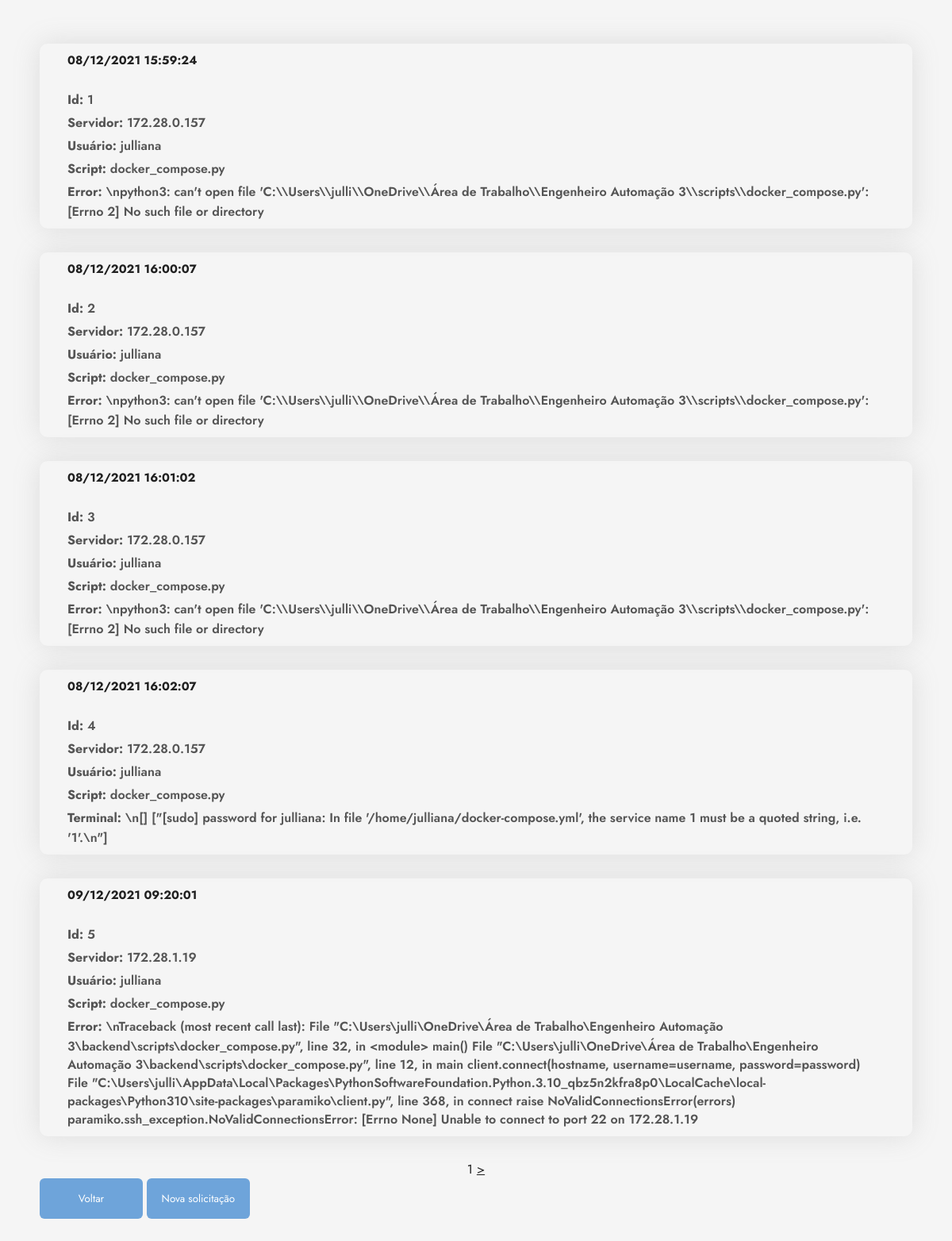
Page /backend/historico/ (signed in) on the committed database.
### backend/models.py (models this page shows, shortened)
class Historico(models.Model):
    servidor = models.CharField(max_length=50)
    usuario = models.CharField(max_length=50)
    script = models.CharField(max_length=50)
    terminal = models.CharField(max_length=5000)
    data = models.DateTimeField()
    error = models.CharField(max_length=5000)

### backend/views.py (the view)
# urls.py: path('historico/', views.ListaHistorico.as_view()),
class ListaHistorico(generics.ListAPIView):
    queryset = Historico.objects.all()
    serializer_class = HistoricoSerializer
    authentication_classes = [SessionAuthentication, BasicAuthentication]
    permission_classes = [IsAuthenticated]
    def list(self, request, *args, **kwargs):
        queryset = self.get_queryset()
        serializer = HistoricoSerializer(queryset, many=True)
        lista = serializer.data
        for i in lista:
            data = i['data'].replace('T', ' ')
            data = re.sub(r"[a-zA-Z]", "", data)
            data = datetime.fromisoformat(data)
            i['data'] = data.strftime('%d/%m/%Y %H:%M:%S')
        p = Paginator(lista, 5)  # creating a paginator object
        page_number = request.GET.get('page')
        try:
            page_obj = p.get_page(page_number)  # returns the desired page object
        except PageNotAnInteger:
            page_obj = p.page(1)
        except EmptyPage:
            page_obj = p.page(p.num_pages)
        return render(request, 'frontend/historico.html', {'page_obj':page_obj})

### frontend/templates/frontend/historico.html (shortened to what this page needs)
<!DOCTYPE html>
{% load static %}
<html>
  <head>
  </head>
  <body>
    <div class="wrapper">
      <div class="form">
        <link rel="stylesheet" href="https://cdnjs.cloudflare.com/ajax/libs/material-design-iconic-font/2.2.0/css/material-design-iconic-font.min.css" />
        <div class="container">
                    <div class="row">
                        <div class="col-lg-10 mx-auto">
                            <div class="career-search mb-60">
                                <div class="filter-result">
                                    {% for i in page_obj %}
                                    <div class="job-box d-md-flex align-items-center justify-content-between mb-30">
                                        <div class="job-left my-4 d-md-flex align-items-center flex-wrap">
                                            <div class="job-content">
                                                <h5 class="text-center text-md-left" style="font-size: 15px;"> {{i.data}}</h5><br>
                                                <ul class="d-md-flex flex-wrap text-capitalize ff-open-sans">
                                                    <li class="mr-md-4">
                                                         <b>Id:</b> {{i.id}}
                                                    </li>
                                                    <li class="mr-md-4">
                                                         <b>Servidor:</b> {{i.servidor}}
                                                    </li>
                                                    <li class="mr-md-4">
                                                         <b>Usuário:</b> {{i.usuario}}
                                                    </li>
                                                    <li class="mr-md-4">
                                                         <b>Script:</b> {{i.script}}
                                                    </li>
                                                    {% if i.terminal == '\n' %}
                                                    <li class="mr-md-4">
                                                         <b>Error:</b> {{i.error}}
                                                    </li>
                                                    {% else %}
                                                    <li class="mr-md-4">
                                                         <b>Terminal:</b> {{i.terminal}}
                                                    </li>
                                                    {% endif %}
                                                </ul>
                                            </div>
                                        </div>
                                    </div> {% endfor %}
                                </div>
                            </div>
                        </div>
                    </div>
                </div>
        <center>
            <span>{{page_obj.number}}</span>
            {%if page_obj.has_next %}
                <a href="?page={{page_obj.next_page_number}}">></a>
            {% endif %}
        </center>
        <div class="input_wrap" style="padding-bottom: 50px;">
          <button type="submit" onclick="javascript:location.href='/'" style=" padding: 15px; width: 130px;; border: 1px solid transparent;border-radius: 6px;background-color: #3280ceb0;color: white;cursor: pointer;">
            Voltar
          </button>
          <button type="submit"  onclick="javascript:location.href='/'" style=" padding: 15px; width: 130px;; border: 1px solid transparent;border-radius: 6px;background-color: #3280ceb0;color: white;cursor: pointer;">
            Nova solicitação
          </button>
        </div>
      </div>
    </div>
  </body>
</html>

### frontend/templates/frontend/historico.html (style rules this page uses)
* { margin: 0; padding: 0; box-sizing: border-box; font-family: 'Jost', sans-serif; outline: none; color: #202020; }
body { background: linear-gradient(to right, #8ec2e5, #6086f1); }
.wrapper { min-height: 50vh; display: flex; justify-content: center; align-items: center; }
.form { width: 1500px; height: 700px; padding: 35px 50px; border-radius: 10px; }
.form .input_wrap { margin-bottom: 20px; width: 600px; position: relative; }
.form .input_wrap:last-child { margin-bottom: 0; }
body { background:#f5f5f5; margin-top:20px; }
.filter-result .job-box { -webkit-box-shadow: 0 0 35px 0 rgba(130, 130, 130, 0.2); box-shadow: 0 0 35px 0 rgba(130, 130, 130, 0.2); border-radius: 10px; padding: 10px 35px; }
ul { list-style: none; }
.job-content ul li { font-weight: 600; opacity: 0.75; border-bottom: 1px solid #ccc; padding: 10px 5px; }
@media (min-width: 768px) { .job-content ul li { border-bottom: 0; padding: 0; } }
.mb-30 { margin-bottom: 30px; }

### rows in the picture
Historico: servidor "172.28.0.157", usuario "julliana", script "docker_compose.py", error "\\npython3: can't open file 'C:\\\\Users\\\\julli\\\\OneDrive\\\\Área de Trabalho\\\\Engenheiro Automação 3\\\\scripts\\\\docker_compose.py': [Errno 2] No such file or directory"
Historico: servidor "172.28.0.157", usuario "julliana", script "docker_compose.py", error "\\npython3: can't open file 'C:\\\\Users\\\\julli\\\\OneDrive\\\\Área de Trabalho\\\\Engenheiro Automação 3\\\\scripts\\\\docker_compose.py': [Errno 2] No such file or directory"
Historico: servidor "172.28.0.157", usuario "julliana", script "docker_compose.py", error "\\npython3: can't open file 'C:\\\\Users\\\\julli\\\\OneDrive\\\\Área de Trabalho\\\\Engenheiro Automação 3\\\\scripts\\\\docker_compose.py': [Errno 2] No such file or directory"
Historico: servidor "172.28.0.157", usuario "julliana", script "docker_compose.py", terminal "\\n[] [\"[sudo] password for julliana: In file '/home/julliana/docker-compose.yml', the service name 1 must be a quoted string, i.e. '1'.\\n\"]"
Historico: servidor "172.28.1.19", usuario "julliana", script "docker_compose.py", error "\\nTraceback (most recent call last): File \"C:\\Users\\julli\\OneDrive\\Área de Trabalho\\Engenheiro Automação 3\\backend\\scripts\\docker_compose.py\", line 32, in <module> main() File \"C:\\Users\\julli\\OneDrive\\Área de Trabalho\\Engenheiro Automação 3\\backend\\scripts\\docker_compose.py\", line 12, in main client.connect(hostname, username=username, password=password) File \"C:\\Users\\julli\\AppData\\Local\\Packages\\PythonSoftwareFoundation.Python.3.10_qbz5n2kfra8p0\\LocalCache\\local-packages\\Python310\\site-packages\\paramiko\\client.py\", line 368, in connect raise NoValidConnectionsError(errors) paramiko.ssh_exception.NoValidConnectionsError: [Errno None] Unable to connect to port 22 on 172.28.1.19"

### other values in the picture
{{ i.data }} "08/12/2021 15:59:24" "08/12/2021 16:00:07" "08/12/2021 16:01:02" "08/12/2021 16:02:07" "09/12/2021 09:20:01"
{{ i.id }} "1" "2" "3" "4" "5"
{{ page_obj.number }} "1"
